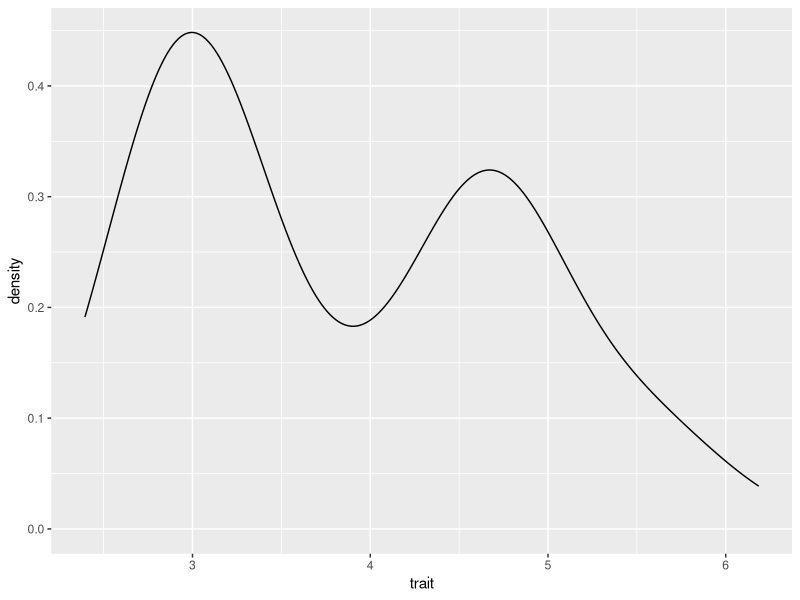
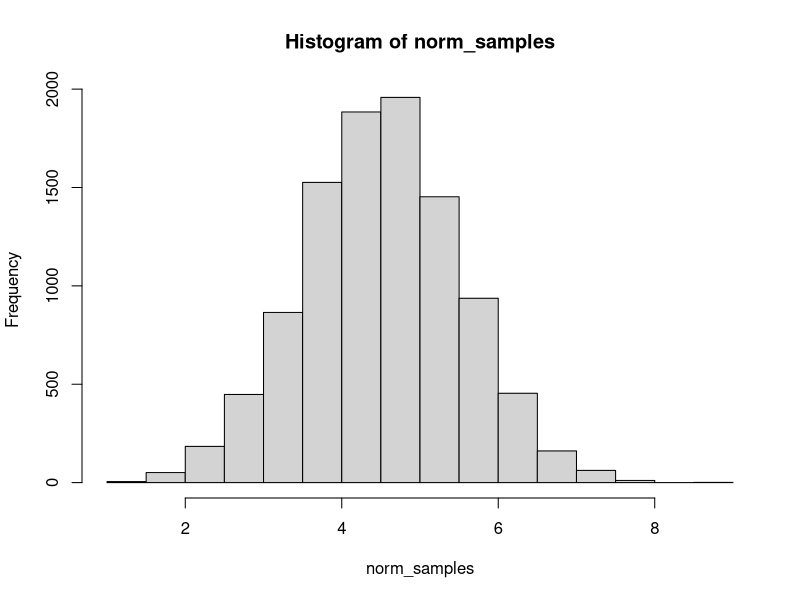
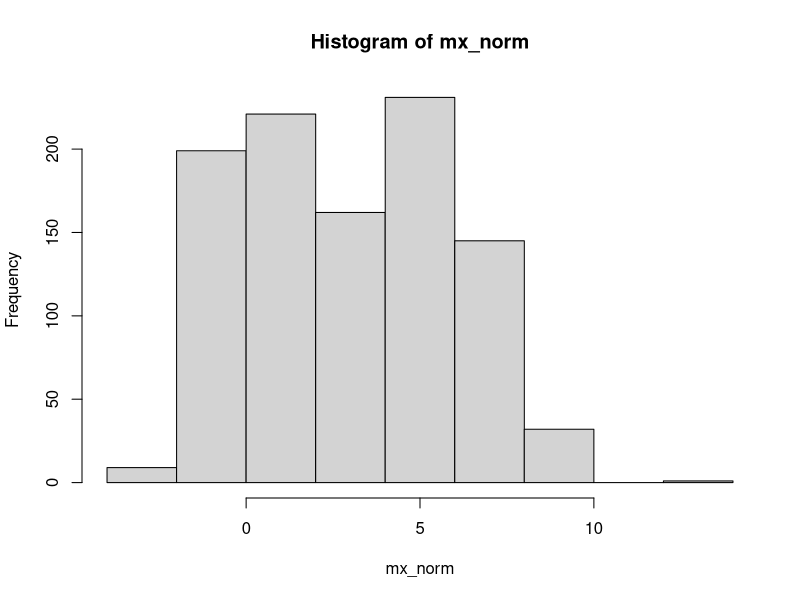

The R source for these figures, in order:
## ---- chunk 1
knitr::opts_chunk$set(echo = TRUE)
## ---- chunk 2
library(tidyverse, ggplot)
## ---- chunk 3
birds <- read_csv("../data/birds.csv")
## ---- chunk 4
birds
## ---- chunk 5
summary(birds)
## ---- chunk 6
ggplot(data = birds, mapping = aes(x=trait)) + geom_density()
## ---- chunk 7
norm_samples <- rnorm(10000, mean = 4.5)
hist(norm_samples)
## ---- chunk 8
ks.test(x = birds, y = norm_samples) 
## ---- chunk 9
#install.packages("mixtools")
library(mixtools)
## ---- chunk 10
mx_norm <- rnormmix(1000, lambda=c(3,4.6), mu=c(0, 5), sigma=c(1,2))
hist(mx_norm)
## ---- chunk 11
ks.test(birds, mx_norm)
